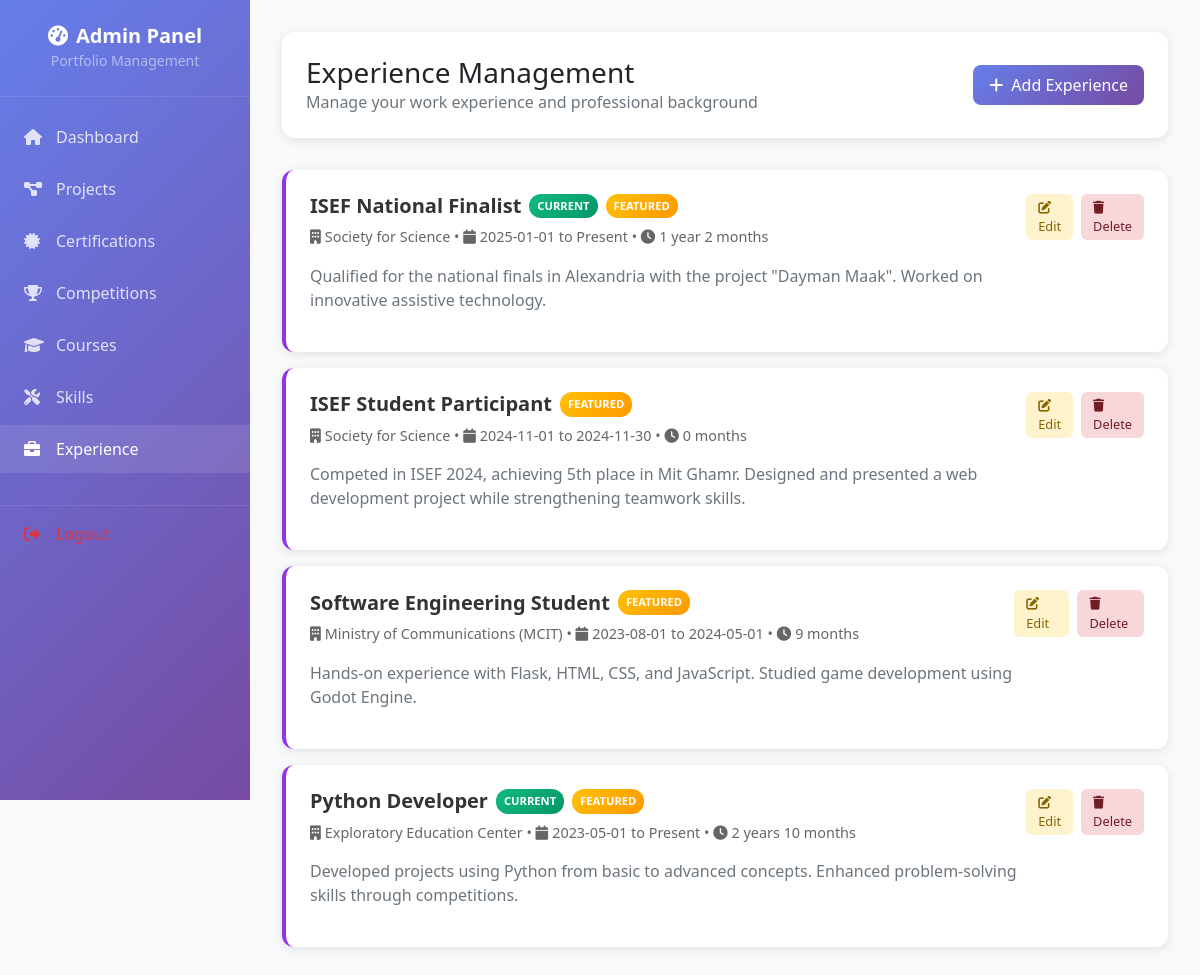
The app's page /admin/experiences (signed in) with its own data.
### app/models.py (models this page shows, shortened)
class Experience(db.Model):
    __tablename__ = 'experiences'
    id = db.Column(db.Integer, primary_key=True)
    title = db.Column(db.String(200), nullable=False)
    company = db.Column(db.String(200), nullable=False)
    location = db.Column(db.String(200), nullable=True)
    employment_type = db.Column(db.String(50), nullable=True)  # Full-time, Part-time, Contract, Freelance, Internship
    start_date = db.Column(db.Date, nullable=False)
    end_date = db.Column(db.Date, nullable=True)  # Null for current position
    description = db.Column(db.Text, nullable=True)
    responsibilities = db.Column(db.Text, nullable=True)  # Bullet points of responsibilities
    achievements = db.Column(db.Text, nullable=True)  # Bullet points of achievements
    technologies_used = db.Column(db.String(500), nullable=True)  # Comma-separated list
    featured = db.Column(db.Boolean, default=False)
    current = db.Column(db.Boolean, default=False)  # Currently working here
    created_at = db.Column(db.DateTime, default=datetime.utcnow)
    updated_at = db.Column(db.DateTime, default=datetime.utcnow, onupdate=datetime.utcnow)
    def get_duration(self):
        if not self.start_date:
            return "Unknown"
        end = self.end_date or datetime.now().date()
        start = self.start_date
        years = end.year - start.year
        months = end.month - start.month
        if months < 0:
            years -= 1
            months += 12
        if years > 0:
            return f"{years} year{'s' if years != 1 else ''} {months} month{'s' if months != 1 else ''}" if months > 0 else f"{years} year{'s' if years != 1 else ''}"
        else:
            return f"{months} month{'s' if months != 1 else ''}"
    def is_current(self):
        return self.current or self.end_date is None

### app/admin.py (the view)
@admin_bp.route('/experiences')
@admin_required
def experiences():
    experiences = Experience.query.order_by(Experience.start_date.desc()).all()
    return render_template('admin/experiences.html', experiences=experiences)

### app/admin.py (called while the page is built)
def admin_required(f):
    @wraps(f)
    def decorated_function(*args, **kwargs):
        if 'admin_logged_in' not in session:
            flash('Please login to access admin dashboard', 'danger')
            return redirect(url_for('admin.login'))
        return f(*args, **kwargs)
    return decorated_function

### app/templates/admin/experiences.html (shortened to what this page needs)
<!DOCTYPE html>
<html lang="en">
<head>
    <link href="https://cdn.jsdelivr.net/npm/bootstrap@5.1.3/dist/css/bootstrap.min.css" rel="stylesheet">
    <link href="https://cdnjs.cloudflare.com/ajax/libs/font-awesome/6.0.0/css/all.min.css" rel="stylesheet">
</head>
<body>
    <div class="admin-wrapper">
        <nav class="sidebar" id="sidebar">
            <div class="sidebar-header">
                <h4><i class="fas fa-tachometer-alt me-2"></i>Admin Panel</h4>
                <small class="text-white-50">Portfolio Management</small>
            </div>
            <div class="sidebar-nav">
                <a class="nav-link" href="{{ url_for('admin.dashboard') }}">
                    <i class="fas fa-home"></i>Dashboard
                </a>
                <a class="nav-link" href="{{ url_for('admin.projects') }}">
                    <i class="fas fa-project-diagram"></i>Projects
                </a>
                <a class="nav-link" href="{{ url_for('admin.certifications') }}">
                    <i class="fas fa-certificate"></i>Certifications
                </a>
                <a class="nav-link" href="{{ url_for('admin.competitions') }}">
                    <i class="fas fa-trophy"></i>Competitions
                </a>
                <a class="nav-link" href="{{ url_for('admin.courses') }}">
                    <i class="fas fa-graduation-cap"></i>Courses
                </a>
                <a class="nav-link" href="{{ url_for('admin.skills') }}">
                    <i class="fas fa-tools"></i>Skills
                </a>
                <a class="nav-link active" href="{{ url_for('admin.experiences') }}">
                    <i class="fas fa-briefcase"></i>Experience
                </a>
                <a class="nav-link text-danger" href="{{ url_for('admin.logout') }}">
                    <i class="fas fa-sign-out-alt"></i>Logout
                </a>
            </div>
        </nav>
        <main class="main-content">
            <div class="top-header">
                <div class="d-flex justify-content-between align-items-center">
                    <div>
                        <h1 class="h3 mb-0">Experience Management</h1>
                        <p class="text-muted mb-0">Manage your work experience and professional background</p>
                    </div>
                    <a href="{{ url_for('admin.add_experience') }}" class="btn-add">
                        <i class="fas fa-plus me-2"></i>Add Experience
                    </a>
                </div>
            </div>
            <div class="experiences-container">
                {% if experiences %}
                    {% for experience in experiences %}
                    <div class="experience-card">
                        <div class="d-flex justify-content-between align-items-start">
                            <div class="flex-grow-1">
                                <div class="d-flex align-items-center mb-2">
                                    <h5 class="experience-title mb-0">{{ experience.title }}</h5>
                                    {% if experience.is_current() %}
                                    <span class="current-badge ms-2">CURRENT</span>
                                    {% endif %}
                                    {% if experience.featured %}
                                    <span class="featured-badge ms-2">FEATURED</span>
                                    {% endif %}
                                </div>
                                <div class="experience-meta">
                                    <i class="fas fa-building me-1"></i>{{ experience.company }}
                                    • <i class="fas fa-calendar me-1"></i>{{ experience.start_date.strftime('%Y-%m-%d') }}
                                    {% if experience.end_date %}
                                    to {{ experience.end_date.strftime('%Y-%m-%d') }}
                                    {% else %}
                                    to Present
                                    {% endif %}
                                    • <i class="fas fa-clock me-1"></i>{{ experience.get_duration() }}
                                </div>
                                {% if experience.description %}
                                <p class="text-muted">{{ experience.description[:150] }}{% if experience.description|length > 150 %}...{% endif %}</p>
                                {% endif %}
                            </div>
                            <div class="experience-actions">
                                <a href="{{ url_for('admin.edit_experience', id=experience.id) }}" class="btn-action btn-edit">
                                    <i class="fas fa-edit me-1"></i>Edit
                                </a>
                                <a href="{{ url_for('admin.delete_experience', id=experience.id) }}" class="btn-action btn-delete"
                                   onclick="return confirm('Are you sure you want to delete this experience?')">
                                    <i class="fas fa-trash me-1"></i>Delete
                                </a>
                            </div>
                        </div>
                    </div>
                    {% endfor %}
                {% endif %}
            </div>
        </main>
    </div>
</body>
</html>

### app/templates/admin/experiences.html (style rules this page uses)
body { background-color: #f8f9fa; margin: 0; padding: 0; }
.admin-wrapper { display: flex; min-height: 100vh; }
.sidebar { width: 250px; background: linear-gradient(135deg, #667eea 0%, #764ba2 100%); color: white; position: fixed; height: 100vh; overflow-y: auto; z-index: 1000; transition: transform 0.3s ease; }
.sidebar-header { padding: 1.5rem; text-align: center; border-bottom: 1px solid rgba(255, 255, 255, 0.1); }
.sidebar-header h4 { margin: 0; font-size: 1.25rem; font-weight: 600; }
.sidebar-nav { padding: 1rem 0; }
.sidebar .nav-link { color: rgba(255, 255, 255, 0.8); padding: 0.75rem 1.5rem; border-radius: 0; margin-bottom: 0.25rem; transition: all 0.3s ease; display: flex; align-items: center; text-decoration: none; }
.sidebar .nav-link:hover, .sidebar .nav-link.active { background: rgba(255, 255, 255, 0.1); color: white; }
.sidebar .nav-link i { width: 20px; margin-right: 0.75rem; }
.sidebar .nav-link.text-danger { margin-top: 2rem; border-top: 1px solid rgba(255, 255, 255, 0.1); padding-top: 1rem; }
.main-content { flex: 1; margin-left: 250px; padding: 2rem; min-height: 100vh; }
.top-header { background: white; border-radius: 12px; padding: 1.5rem; margin-bottom: 2rem; box-shadow: 0 2px 10px rgba(0, 0, 0, 0.1); }
.btn-add { background: linear-gradient(135deg, #667eea 0%, #764ba2 100%); border: none; border-radius: 8px; padding: 0.5rem 1rem; color: white; text-decoration: none; display: inline-block; transition: transform 0.2s ease; }
.experience-card { background: white; border-radius: 12px; padding: 1.5rem; margin-bottom: 1rem; box-shadow: 0 2px 10px rgba(0, 0, 0, 0.1); transition: transform 0.3s ease; border-left: 4px solid #9333ea; }
.experience-title { color: #333; font-weight: 600; margin-bottom: 0.5rem; }
.experience-meta { color: #666; font-size: 0.9rem; margin-bottom: 1rem; }
.experience-actions { display: flex; gap: 0.5rem; }
.btn-action { padding: 0.25rem 0.75rem; border-radius: 6px; font-size: 0.8rem; text-decoration: none; transition: all 0.2s ease; }
.btn-edit { background: #fff3cd; color: #856404; }
.btn-delete { background: #f8d7da; color: #721c24; }
.featured-badge { background: linear-gradient(135deg, #ffc107 0%, #ff9800 100%); color: white; padding: 0.25rem 0.5rem; border-radius: 12px; font-size: 0.7rem; font-weight: 600; }
.current-badge { background: linear-gradient(135deg, #10b981 0%, #059669 100%); color: white; padding: 0.25rem 0.5rem; border-radius: 12px; font-size: 0.7rem; font-weight: 600; }

### records on screen
Experience: title "ISEF National Finalist", current "CURRENT", featured "FEATURED", company "Society for Science", start_date "2025-01-01", shows "to Present", get_duration "1 year 2 months", description "Qualified for the national finals in Alexandria with the project \"Dayman Maak\". Worked on innovative assistive technology."
Experience: title "ISEF Student Participant", featured "FEATURED", company "Society for Science", start_date "2024-11-01", end_date "2024-11-30", get_duration "0 months", description "Competed in ISEF 2024, achieving 5th place in Mit Ghamr. Designed and presented a web development project while strengthening teamwork skills."
Experience: title "Software Engineering Student", featured "FEATURED", company "Ministry of Communications (MCIT)", start_date "2023-08-01", end_date "2024-05-01", get_duration "9 months", description "Hands-on experience with Flask, HTML, CSS, and JavaScript. Studied game development using Godot Engine."
Experience: title "Python Developer", current "CURRENT", featured "FEATURED", company "Exploratory Education Center", start_date "2023-05-01", shows "to Present", get_duration "2 years 10 months", description "Developed projects using Python from basic to advanced concepts. Enhanced problem-solving skills through competitions."
